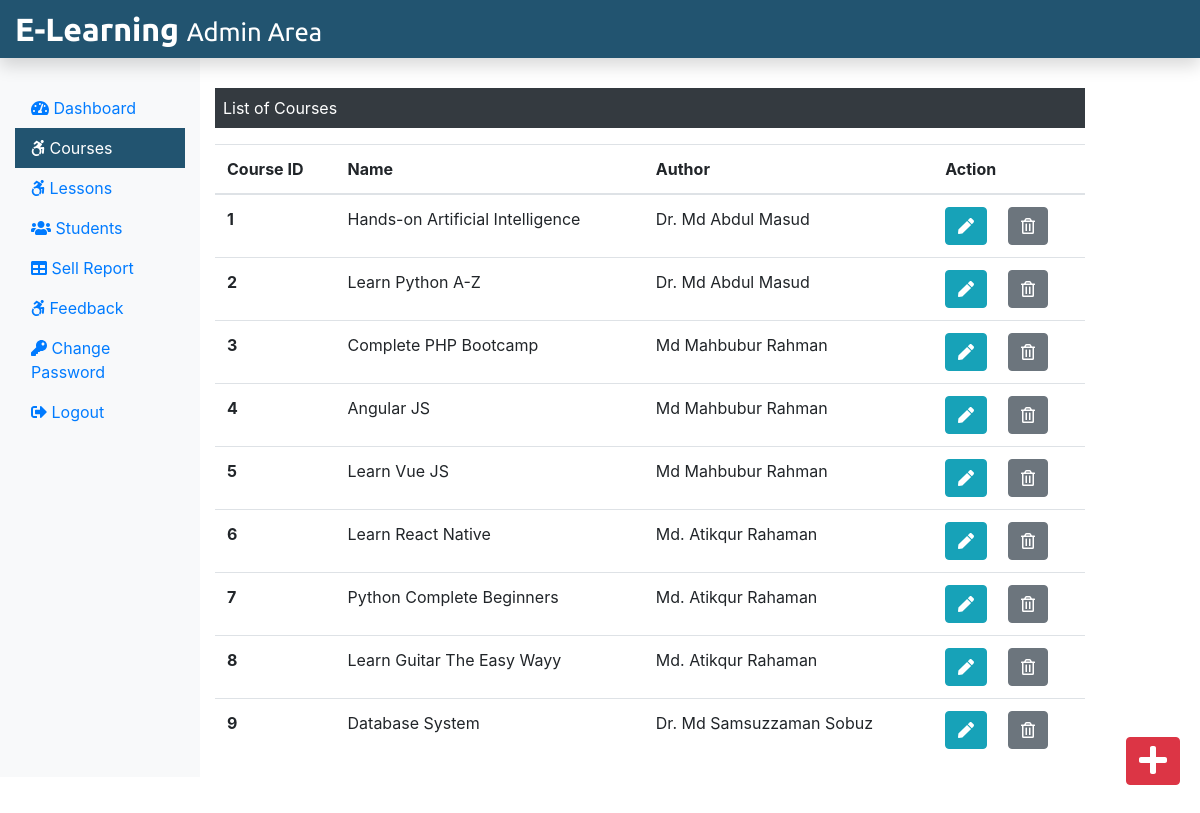
The page /admin/courses.php (signed in) on the database its author committed.
### tables this page shows
CREATE TABLE `course` (
  `course_id` int(11) NOT NULL,
  `course_name` text NOT NULL,
  `course_desc` text DEFAULT NULL,
  `course_author` varchar(255) DEFAULT NULL,
  `course_img` text NOT NULL,
  `course_duration` text NOT NULL,
  `course_price` int(11) NOT NULL,
  `course_original_price` int(11) DEFAULT NULL
);

### admin/courses.php (the view, shortened to what this page needs)
<?php
include('./adminInclude/header.php');
include('../dbConnection.php');
 ?>
  <div class="col-sm-9 mt-5">
    <p class=" bg-dark text-white p-2">List of Courses</p>
    <?php
      $sql = "SELECT * FROM course";
      $result = $conn->query($sql);
      if($result->num_rows > 0){
       echo '<table class="table">
       <thead>
        <tr>
         <th scope="col">Course ID</th>
         <th scope="col">Name</th>
         <th scope="col">Author</th>
         <th scope="col">Action</th>
        </tr>
       </thead>
       <tbody>';
        while($row = $result->fetch_assoc()){
          echo '<tr>';
          echo '<th scope="row">'.$row["course_id"].'</th>';
          echo '<td>'. $row["course_name"].'</td>';
          echo '<td>'.$row["course_author"].'</td>';
          echo '<td><form action="editcourse.php" method="POST" class="d-inline"> <input type="hidden" name="id" value='. $row["course_id"] .'><button type="submit" class="btn btn-info mr-3" name="view" value="View"><i class="fas fa-pen"></i></button></form>
          <form action="" method="POST" class="d-inline"><input type="hidden" name="id" value='. $row["course_id"] .'><button type="submit" class="btn btn-secondary" name="delete" value="Delete"><i class="far fa-trash-alt"></i></button></form></td>
         </tr>';
        }
        echo '</tbody>
        </table>';
      } else {
        echo "0 Result";
      }
     ?>
  </div>
 </div>
 <div><a class="btn btn-danger box" href="./addCourse.php"><i class="fas fa-plus fa-2x"></i></a></div>
</div>
<?php
include('./adminInclude/footer.php');
?>

### css/adminstyle.css (style rules this page uses)
.box { position: fixed; bottom: 10px; right: 20px; margin-bottom: 30px; }

### rows shown on the page
course: course_id "1", course_name "Hands-on Artificial Intelligence", course_author "Dr. Md Abdul Masud"
course: course_id "2", course_name "Learn Python A-Z", course_author "Dr. Md Abdul Masud"
course: course_id "3", course_name "Complete PHP Bootcamp", course_author "Md Mahbubur Rahman"
course: course_id "4", course_name "Angular JS", course_author "Md Mahbubur Rahman"
course: course_id "5", course_name "Learn Vue JS", course_author "Md Mahbubur Rahman"
course: course_id "6", course_name "Learn React Native", course_author "Md. Atikqur Rahaman"
course: course_id "7", course_name "Python Complete Beginners", course_author "Md. Atikqur Rahaman"
course: course_id "8", course_name "Learn Guitar The Easy Wayy", course_author "Md. Atikqur Rahaman"
course: course_id "9", course_name "Database System", course_author "Dr. Md Samsuzzaman Sobuz"
